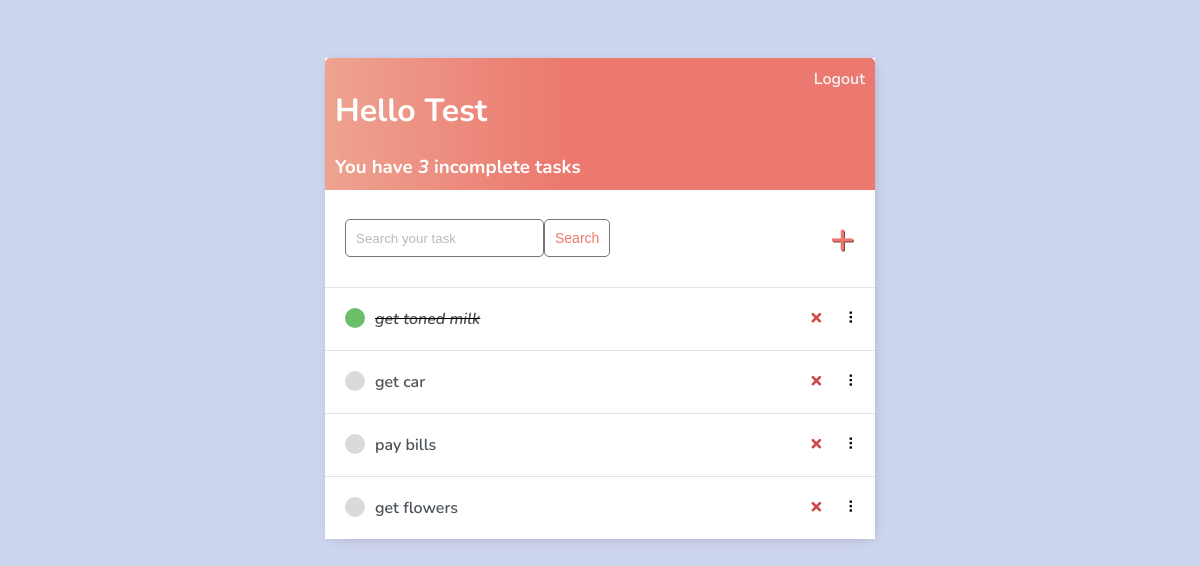
The app's page / (signed in) with its own data.
### base/models.py (models this page shows)
class Task(models.Model):
    user = models.ForeignKey(User, on_delete=models.CASCADE, null=True, blank=True)
    title = models.CharField(max_length=200)
    description = models.TextField(null=True, blank=True)
    complete =  models.BooleanField(default=False)
    create = models.DateTimeField(auto_now_add=True)

### base/views.py (the view)
# urls.py: path('', TaskList.as_view(), name='tasks'),
class TaskList(ListView):
    model = Task
    context_object_name = 'tasks'
    def get_context_data(self, **kwargs):
        context = super().get_context_data(**kwargs)
        context['tasks'] = context['tasks'].filter(user=self.request.user)
        context['count'] = context['tasks'].filter(complete=False).count()
        search_input = self.request.GET.get('search-area') or ''
        if search_input:
            context['tasks'] = context['tasks'].filter(title__startswith=search_input)
        context['search_input'] = search_input
        return context

### base/templates/base/task_list.html (shortened to what this page needs)
{% extends 'base/main.html' %} {% block content %}
<div class="header-bar">
    <div>
        <h1>Hello {{request.user|title}}</h1>
        <h3 style="margin:0">You have <i>{{count}}</i> incomplete task{{ count|pluralize:"s" }}</h3>
    </div>
    {% if request.user.is_authenticated %}
    <a href="{% url 'logout' %}">Logout</a> {% else %}
    <a href="{% url 'login' %}">Login</a> {% endif %}
</div>
<div id="search-add-wrapper">
    <form method="GET" style="display: flex;">
        <input type='text' name='search-area' placeholder="Search your task" value="{{search_input}}">
        <input class="button" type="submit" value='Search'>
    </form>
    {% if tasks|length > 0 %}
    <a id="add-link" href="{% url 'task-create' %}">&#x2b;</a>
    {% endif %}
</div>
<div id="tasklist" class="task-items-wrapper">
    {% for task in tasks %}
    <div class="task-wrapper" data-position="{{task.pk}}">
        <div class="task-title">
            {% if task.complete %}
            <div class="task-complete-icon"></div>
            <i><s><a href="{% url 'task-update' task.id %}">{{task.title}}</a></s></i> {% else %}
            <div class="task-incomplete-icon"></div>
            <a href="{% url 'task-update' task.id %}">{{task.title}}</a> {% endif %}
        </div>
        <div class="task-controls">
            <a class="delete-link" href="{% url 'task-delete' task.id %}">&#215;</a>
            <span class="handle">&nbsp;&#10247;</span>
        </div>
    </div>
    {% empty %}
    <div style="text-align: center; padding-bottom: 10px; line-height: 1em;">
        <h3>No new tasks are created.</h3>
        <h3>Create a <a style="text-decoration: none; color: #e53935;" href="{% url 'task-create' %}">New task</a> ! </h3>
    </div>
    {% endfor %}
</div>
{% endblock content %}

### base/templates/base/main.html (style rules this page uses)
body { background-color: #ced5ee; font-family: 'Nunito', sans-serif; padding-top: 50px; }
h1, h2, h3, h4, h5, h6, { font-family: 'Raleway', sans-serif; }
a, p { color: #4b5156 }
a { font-weight: 600; }
input { outline: none; border: none; }
.header-bar { display: flex; justify-content: space-between; color: #fff; padding: 10px; border-radius: 5px 5px 0 0; background: linear-gradient(90deg, #EEA390 0%, #EB796F 43%, #EB796F 100%); }
.header-bar a { color: rgb(247, 247, 247); text-decoration: none; }
.task-wrapper { display: flex; align-items: center; justify-content: space-between; background-color: #fff; border-top: 1px solid #dfe4ea; overflow: hidden; }
.task-title { display: flex; padding: 20px; }
.task-title a { text-decoration: none; color: #4b5156; margin-left: 10px; }
.task-complete-icon { height: 20px; width: 20px; background-color: rgb(105, 192, 105); border-radius: 50%; }
.task-incomplete-icon { height: 20px; width: 20px; background-color: rgb(218, 218, 218); border-radius: 50%; }
.delete-link { text-decoration: none; font-weight: 900; color: #cf4949; font-size: 22px; line-height: 0; padding: 20px 0px; }
.handle { display: inline-block; padding: 20px 16px; cursor: grab; user-select: none; }
.handle:after, .handle:before { display: block; content: ""; }
#add-link { color: #EB796F; text-decoration: none; font-size: 42px; text-shadow: 1px 1px #81413b; }
#search-add-wrapper { display: flex; justify-content: space-between; align-items: center; padding: 20px; }
input[type=text], input[type=password], textarea { border: 1px solid #757575; border-radius: 5px; padding: 10px; width: 90%; }
::placeholder { font-weight: 300; opacity: 0.5; }
.button { border: 1px solid #757575; background-color: #FFF; color: #EB796F; padding: 10px; font-size: 14px; border-radius: 5px; cursor: pointer; text-decoration: none; }

### records on screen
Task: title "get toned milk"
Task: title "get car"
Task: title "pay bills"
Task: title "get flowers"

### other values on screen
{{ request.user|title }} "Test"
{{ count }} "3"
